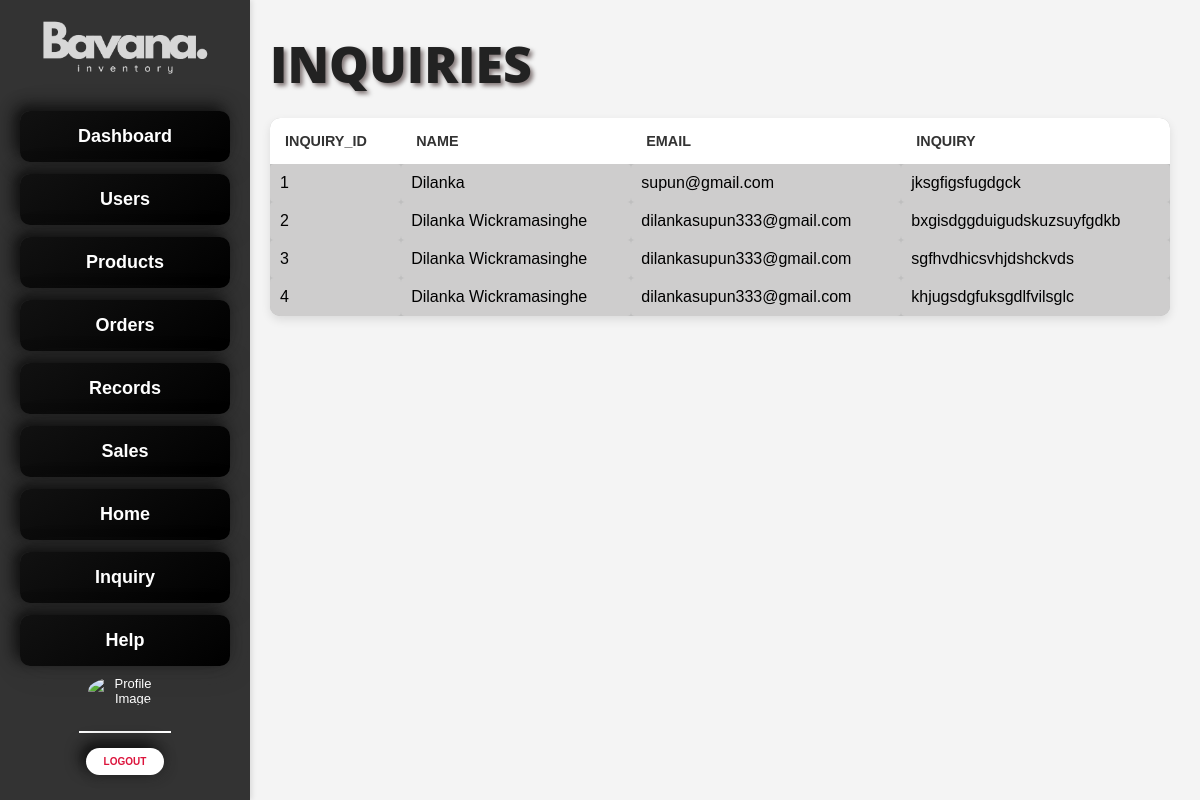
The page /Dashboard_admin/inquiry.php on the database its author committed.
### tables this page shows
CREATE TABLE `inquires` (
  `inquiry_id` int(11) NOT NULL,
  `name` varchar(100) NOT NULL,
  `email` varchar(100) NOT NULL,
  `inquiry` text NOT NULL
);

### Dashboard_admin/inquiry.php (the view, shortened to what this page needs)
<!DOCTYPE html>
<html lang="en">
<head>
    <link rel="stylesheet" href="../styles/dashbrd.css">
<body>
    <div class="container">
            <?php require_once "./side_bar.php"; ?>
        <div class="card-container">
                    <div class="header">
                        <h1>Inquiries</h1>
                    </div>
                <?php
                    require_once("../backend/connect.php");
                    $sql = "SELECT * FROM inquires";
                    $result=mysqli_query($conn, $sql);
                ?>
            <?php
                    if ($result->num_rows > 0) {
                    echo "<table>";
                    echo "<tr><th>inquiry_id</th><th>name</th><th>email</th><th>inquiry</th></tr>";
                    while($row = mysqli_fetch_assoc($result))
                    {
                        echo "<tr><td>".$row['inquiry_id']."</td><td>".$row['name']."</td><td>".$row['email']."</td><td>".$row['inquiry'];
                    }
                    echo "</table>";
                }
                else {
                    echo "<a class='no-add' href='add_product_form.php'>No Product Added !</a>";
                }
            ?>
        </div>
    </div>
</body>
</html>

### styles/dashbrd.css (style rules this page uses)
* { margin: 0; padding: 0; box-sizing: border-box; }
body { font-family: Arial, sans-serif; display: flex; height: 100vh; background-color: #f4f4f4; }
.container { display: flex; width: 100%; height: 100%; }
.card-container { width: 100%; margin: 10px; padding: 20px; display: flex; flex-direction: column; margin-left: 250px; }
h1 { margin-bottom: auto; color: #222222; font-weight: 999; font-size: 50px; font-family: 'Open Sans', sans-serif; text-transform: uppercase; font-stretch: expanded; text-shadow: 3px 3px 4px rgba(22, 1, 1, 0.5); display: inline-block; }
.header { display: flex; justify-content: space-between; margin-bottom: 20px; }
table { border-radius: 10px; font-family: 'Arial', sans-serif; width: 100%; max-width: 100%; border-collapse: collapse; border-color: #000000; background-color: #bfbfbf; box-shadow: 0px 4px 10px rgba(0, 0, 0, 0.1); overflow: hidden; margin-top: auto; margin-bottom: 600px; }
td { padding: 10px; text-align: left; border-radius: 4px; background-color: #cecdcd; }
th { padding: 15px; text-align: left; font-weight: bold; text-transform: uppercase; font-size: 0.9rem; color: #333; background-color: #ffffff; }

### rows shown on the page
inquires: inquiry_id "1", name "Dilanka", email "supun@gmail.com", inquiry "jksgfigsfugdgck"
inquires: inquiry_id "2", name "Dilanka Wickramasinghe", email "dilankasupun333@gmail.com", inquiry "bxgisdggduigudskuzsuyfgdkb"
inquires: inquiry_id "3", name "Dilanka Wickramasinghe", email "dilankasupun333@gmail.com", inquiry "sgfhvdhicsvhjdshckvds"
inquires: inquiry_id "4", name "Dilanka Wickramasinghe", email "dilankasupun333@gmail.com", inquiry "khjugsdgfuksgdlfvilsglc"
